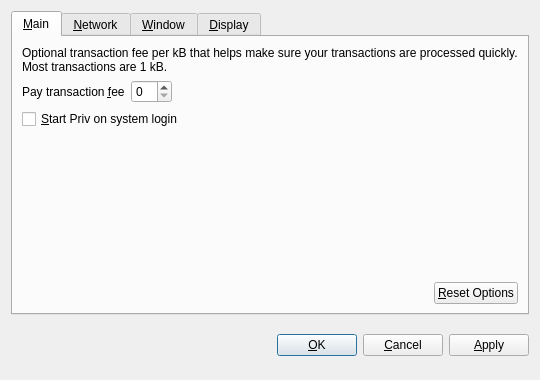
<?xml version="1.0" encoding="UTF-8"?>
<ui version="4.0">
 <class>OptionsDialog</class>
 <widget class="QDialog" name="OptionsDialog">
  <property name="geometry">
   <rect>
    <x>0</x>
    <y>0</y>
    <width>540</width>
    <height>380</height>
   </rect>
  </property>
  <property name="windowTitle">
   <string>Options</string>
  </property>
  <property name="modal">
   <bool>true</bool>
  </property>
  <layout class="QVBoxLayout" name="verticalLayout">
   <item>
    <widget class="QTabWidget" name="tabWidget">
     <property name="tabPosition">
      <enum>QTabWidget::North</enum>
     </property>
     <property name="currentIndex">
      <number>0</number>
     </property>
     <widget class="QWidget" name="tabMain">
      <attribute name="title">
       <string>&amp;Main</string>
      </attribute>
      <layout class="QVBoxLayout" name="verticalLayout_Main">
       <item>
        <widget class="QLabel" name="transactionFeeInfoLabel">
         <property name="text">
          <string>Optional transaction fee per kB that helps make sure your transactions are processed quickly. Most transactions are 1 kB.</string>
         </property>
         <property name="textFormat">
          <enum>Qt::PlainText</enum>
         </property>
         <property name="wordWrap">
          <bool>true</bool>
         </property>
        </widget>
       </item>
       <item>
        <layout class="QHBoxLayout" name="horizontalLayout_1_Main">
         <item>
          <widget class="QLabel" name="transactionFeeLabel">
           <property name="text">
            <string>Pay transaction &amp;fee</string>
           </property>
           <property name="textFormat">
            <enum>Qt::PlainText</enum>
           </property>
           <property name="buddy">
            <cstring>transactionFee</cstring>
           </property>
          </widget>
         </item>
         <item>
          <widget class="BitcoinAmountField" name="transactionFee"/>
         </item>
         <item>
          <spacer name="horizontalSpacer_1_Main">
           <property name="orientation">
            <enum>Qt::Horizontal</enum>
           </property>
           <property name="sizeHint" stdset="0">
            <size>
             <width>40</width>
             <height>20</height>
            </size>
           </property>
          </spacer>
         </item>
        </layout>
       </item>
       <item>
        <widget class="QCheckBox" name="bitcoinAtStartup">
         <property name="toolTip">
          <string>Automatically start Priv after logging in to the system.</string>
         </property>
         <property name="text">
          <string>&amp;Start Priv on system login</string>
         </property>
        </widget>
       </item>
       <item>
        <spacer name="verticalSpacer_Main">
         <property name="orientation">
          <enum>Qt::Vertical</enum>
         </property>
         <property name="sizeHint" stdset="0">
          <size>
           <width>20</width>
           <height>40</height>
          </size>
         </property>
        </spacer>
       </item>
       <item>
        <layout class="QHBoxLayout" name="horizontalLayout_2_Main">
         <item>
          <spacer name="horizontalSpacer_2_Main">
           <property name="orientation">
            <enum>Qt::Horizontal</enum>
           </property>
           <property name="sizeHint" stdset="0">
            <size>
             <width>40</width>
             <height>20</height>
            </size>
           </property>
          </spacer>
         </item>
         <item>
          <widget class="QPushButton" name="resetButton">
           <property name="toolTip">
            <string>Reset all client options to default.</string>
           </property>
           <property name="text">
            <string>&amp;Reset Options</string>
           </property>
           <property name="autoDefault">
            <bool>false</bool>
           </property>
          </widget>
         </item>
        </layout>
       </item>
      </layout>
     </widget>
     <widget class="QWidget" name="tabNetwork">
      <attribute name="title">
       <string>&amp;Network</string>
      </attribute>
      <layout class="QVBoxLayout" name="verticalLayout_Network">
       <item>
        <widget class="QCheckBox" name="mapPortUpnp">
         <property name="toolTip">
          <string>Automatically open the Priv client port on the router. This only works when your router supports UPnP and it is enabled.</string>
         </property>
         <property name="text">
          <string>Map port using &amp;UPnP</string>
         </property>
        </widget>
       </item>
       <item>
        <widget class="QCheckBox" name="connectSocks">
         <property name="toolTip">
          <string>Connect to the Priv network through a SOCKS proxy (e.g. when connecting through Tor).</string>
         </property>
         <property name="text">
          <string>&amp;Connect through SOCKS proxy:</string>
         </property>
        </widget>
       </item>
       <item>
        <layout class="QHBoxLayout" name="horizontalLayout_Network">
         <item>
          <widget class="QLabel" name="proxyIpLabel">
           <property name="text">
            <string>Proxy &amp;IP:</string>
           </property>
           <property name="textFormat">
            <enum>Qt::PlainText</enum>
           </property>
           <property name="buddy">
            <cstring>proxyIp</cstring>
           </property>
          </widget>
         </item>
         <item>
          <widget class="QValidatedLineEdit" name="proxyIp">
           <property name="maximumSize">
            <size>
             <width>140</width>
             <height>16777215</height>
            </size>
           </property>
           <property name="toolTip">
            <string>IP address of the proxy (e.g. 127.0.0.1)</string>
           </property>
          </widget>
         </item>
         <item>
          <widget class="QLabel" name="proxyPortLabel">
           <property name="text">
            <string>&amp;Port:</string>
           </property>
           <property name="textFormat">
            <enum>Qt::PlainText</enum>
           </property>
           <property name="buddy">
            <cstring>proxyPort</cstring>
           </property>
          </widget>
         </item>
         <item>
          <widget class="QLineEdit" name="proxyPort">
           <property name="maximumSize">
            <size>
             <width>55</width>
             <height>16777215</height>
            </size>
           </property>
           <property name="toolTip">
            <string>Port of the proxy (e.g. 9050)</string>
           </property>
          </widget>
         </item>
         <item>
          <widget class="QLabel" name="socksVersionLabel">
           <property name="text">
            <string>SOCKS &amp;Version:</string>
           </property>
           <property name="textFormat">
            <enum>Qt::PlainText</enum>
           </property>
           <property name="buddy">
            <cstring>socksVersion</cstring>
           </property>
          </widget>
         </item>
         <item>
          <widget class="QValueComboBox" name="socksVersion">
           <property name="toolTip">
            <string>SOCKS version of the proxy (e.g. 5)</string>
           </property>
          </widget>
         </item>
         <item>
          <spacer name="horizontalSpacer_Network">
           <property name="orientation">
            <enum>Qt::Horizontal</enum>
           </property>
           <property name="sizeHint" stdset="0">
            <size>
             <width>40</width>
             <height>20</height>
            </size>
           </property>
          </spacer>
         </item>
        </layout>
       </item>
       <item>
        <spacer name="verticalSpacer_Network">
         <property name="orientation">
          <enum>Qt::Vertical</enum>
         </property>
         <property name="sizeHint" stdset="0">
          <size>
           <width>20</width>
           <height>40</height>
          </size>
         </property>
        </spacer>
       </item>
      </layout>
     </widget>
     <widget class="QWidget" name="tabWindow">
      <attribute name="title">
       <string>&amp;Window</string>
      </attribute>
      <layout class="QVBoxLayout" name="verticalLayout_Window">
       <item>
        <widget class="QCheckBox" name="minimizeToTray">
         <property name="toolTip">
          <string>Show only a tray icon after minimizing the window.</string>
         </property>
         <property name="text">
          <string>&amp;Minimize to the tray instead of the taskbar</string>
         </property>
        </widget>
       </item>
       <item>
        <widget class="QCheckBox" name="minimizeOnClose">
         <property name="toolTip">
          <string>Minimize instead of exit the application when the window is closed. When this option is enabled, the application will be closed only after selecting Quit in the menu.</string>
         </property>
         <property name="text">
          <string>M&amp;inimize on close</string>
         </property>
        </widget>
       </item>
       <item>
        <spacer name="verticalSpacer_Window">
         <property name="orientation">
          <enum>Qt::Vertical</enum>
         </property>
         <property name="sizeHint" stdset="0">
          <size>
           <width>20</width>
           <height>40</height>
          </size>
         </property>
        </spacer>
       </item>
      </layout>
     </widget>
     <widget class="QWidget" name="tabDisplay">
      <attribute name="title">
       <string>&amp;Display</string>
      </attribute>
      <layout class="QVBoxLayout" name="verticalLayout_Display">
       <item>
        <layout class="QHBoxLayout" name="horizontalLayout_1_Display">
         <item>
          <widget class="QLabel" name="langLabel">
           <property name="text">
            <string>User Interface &amp;language:</string>
           </property>
           <property name="textFormat">
            <enum>Qt::PlainText</enum>
           </property>
           <property name="buddy">
            <cstring>lang</cstring>
           </property>
          </widget>
         </item>
         <item>
          <widget class="QValueComboBox" name="lang">
           <property name="toolTip">
            <string>The user interface language can be set here. This setting will take effect after restarting Priv.</string>
           </property>
          </widget>
         </item>
        </layout>
       </item>
       <item>
        <layout class="QHBoxLayout" name="horizontalLayout_2_Display">
         <item>
          <widget class="QLabel" name="unitLabel">
           <property name="text">
            <string>&amp;Unit to show amounts in:</string>
           </property>
           <property name="textFormat">
            <enum>Qt::PlainText</enum>
           </property>
           <property name="buddy">
            <cstring>unit</cstring>
           </property>
          </widget>
         </item>
         <item>
          <widget class="QValueComboBox" name="unit">
           <property name="toolTip">
            <string>Choose the default subdivision unit to show in the interface and when sending coins.</string>
           </property>
          </widget>
         </item>
        </layout>
       </item>
       <item>
        <widget class="QCheckBox" name="displayAddresses">
         <property name="toolTip">
          <string>Whether to show Priv addresses in the transaction list or not.</string>
         </property>
         <property name="text">
          <string>&amp;Display addresses in transaction list</string>
         </property>
        </widget>
       </item>
       <item>
        <spacer name="verticalSpacer_Display">
         <property name="orientation">
          <enum>Qt::Vertical</enum>
         </property>
         <property name="sizeHint" stdset="0">
          <size>
           <width>20</width>
           <height>40</height>
          </size>
         </property>
        </spacer>
       </item>
      </layout>
     </widget>
    </widget>
   </item>
   <item>
    <layout class="QHBoxLayout" name="horizontalLayout_Buttons">
     <item>
      <spacer name="horizontalSpacer_1">
       <property name="orientation">
        <enum>Qt::Horizontal</enum>
       </property>
       <property name="sizeHint" stdset="0">
        <size>
         <width>40</width>
         <height>48</height>
        </size>
       </property>
      </spacer>
     </item>
     <item>
      <widget class="QLabel" name="statusLabel">
       <property name="font">
        <font>
         <weight>75</weight>
         <bold>true</bold>
        </font>
       </property>
       <property name="text">
        <string/>
       </property>
       <property name="textFormat">
        <enum>Qt::PlainText</enum>
       </property>
       <property name="wordWrap">
        <bool>true</bool>
       </property>
      </widget>
     </item>
     <item>
      <spacer name="horizontalSpacer_2">
       <property name="orientation">
        <enum>Qt::Horizontal</enum>
       </property>
       <property name="sizeHint" stdset="0">
        <size>
         <width>40</width>
         <height>48</height>
        </size>
       </property>
      </spacer>
     </item>
     <item>
      <widget class="QPushButton" name="okButton">
       <property name="text">
        <string>&amp;OK</string>
       </property>
      </widget>
     </item>
     <item>
      <widget class="QPushButton" name="cancelButton">
       <property name="text">
        <string>&amp;Cancel</string>
       </property>
       <property name="autoDefault">
        <bool>false</bool>
       </property>
      </widget>
     </item>
     <item>
      <widget class="QPushButton" name="applyButton">
       <property name="text">
        <string>&amp;Apply</string>
       </property>
       <property name="autoDefault">
        <bool>false</bool>
       </property>
      </widget>
     </item>
    </layout>
   </item>
  </layout>
 </widget>
 <customwidgets>
  <customwidget>
   <class>BitcoinAmountField</class>
   <extends>QSpinBox</extends>
   <header>bitcoinamountfield.h</header>
  </customwidget>
  <customwidget>
   <class>QValueComboBox</class>
   <extends>QComboBox</extends>
   <header>qvaluecombobox.h</header>
  </customwidget>
  <customwidget>
   <class>QValidatedLineEdit</class>
   <extends>QLineEdit</extends>
   <header>qvalidatedlineedit.h</header>
  </customwidget>
 </customwidgets>
 <resources/>
 <connections/>
</ui>
